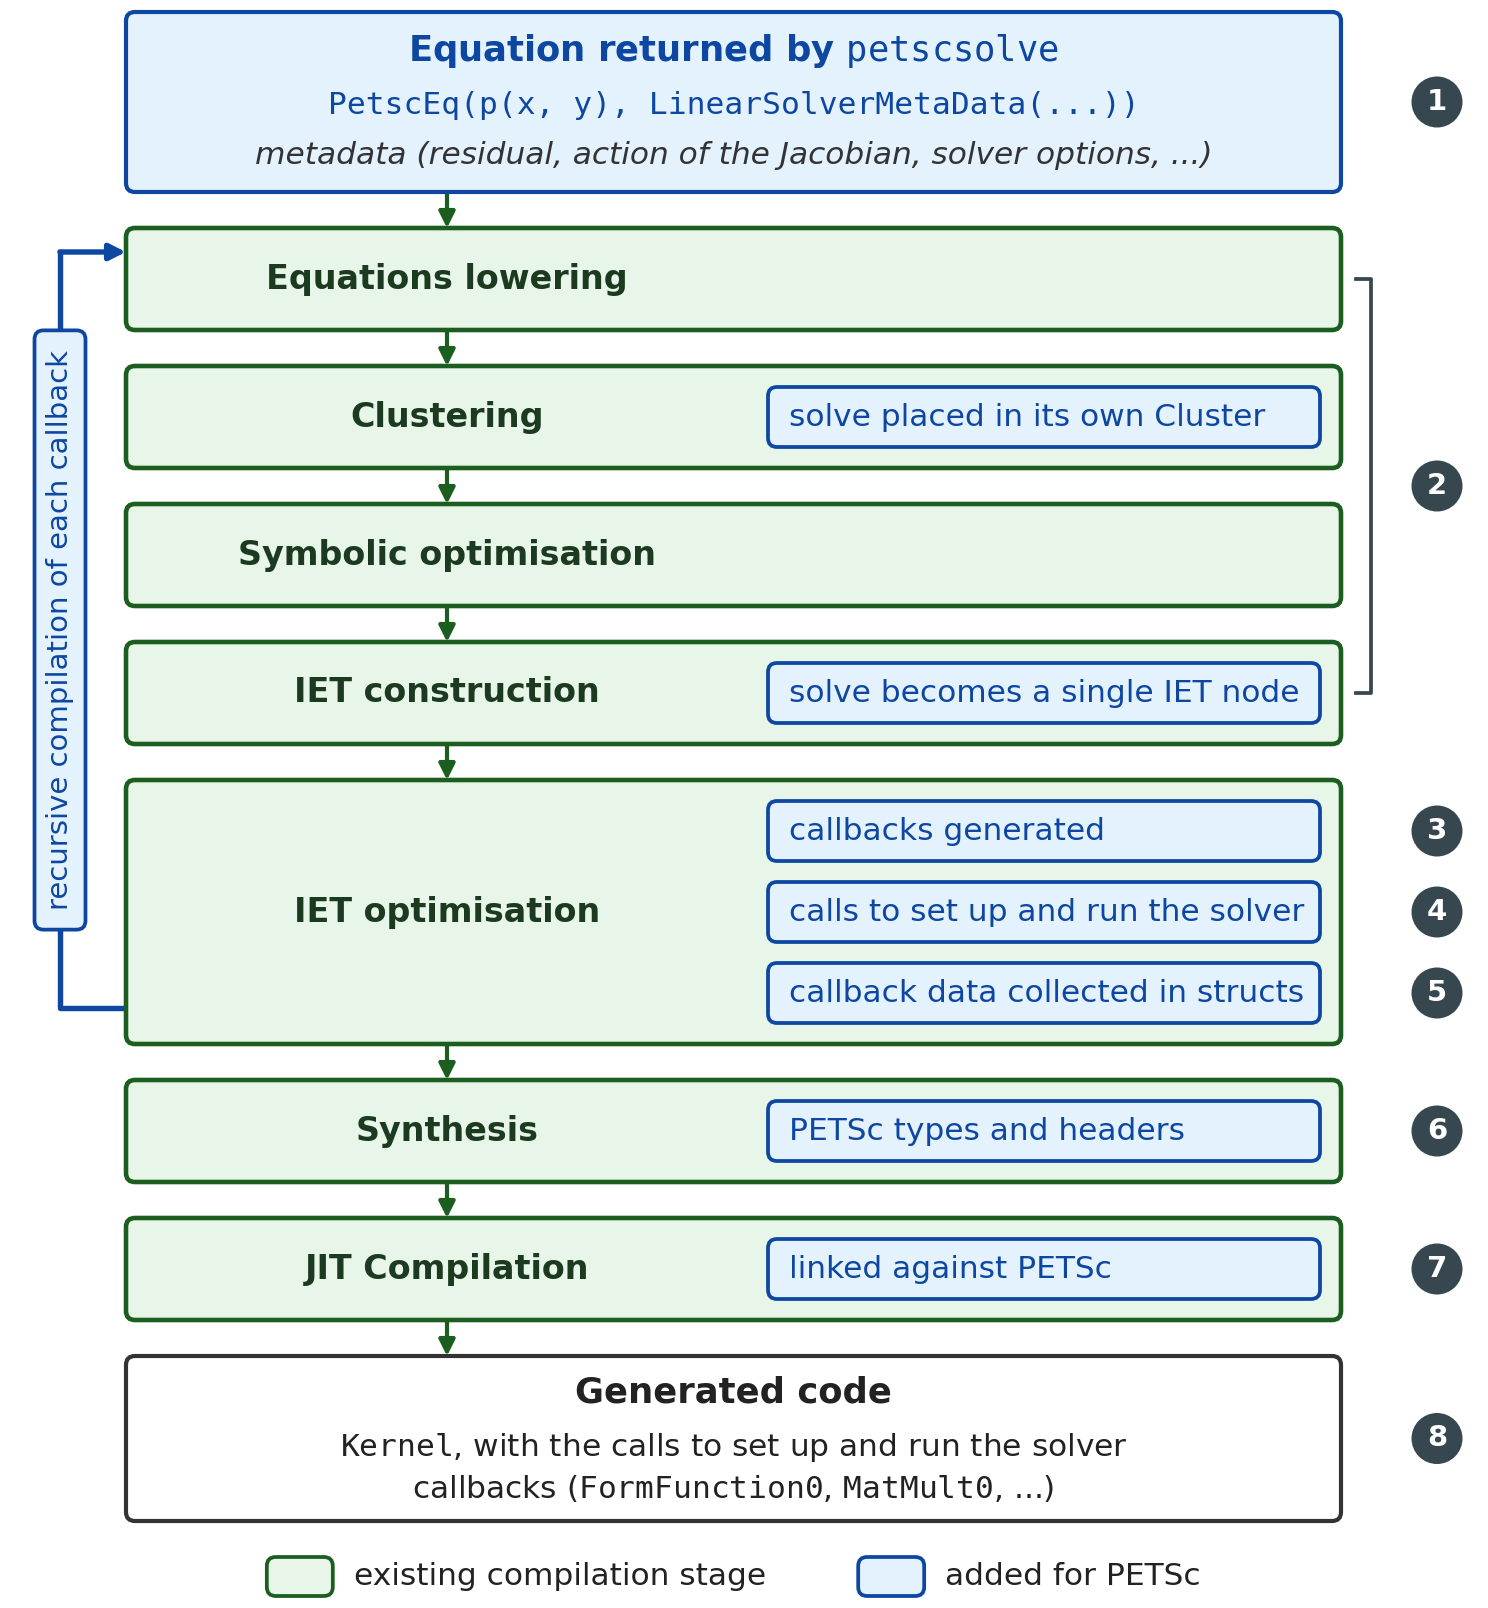

Reproduce this figure in Python.
from pathlib import Path

import matplotlib.pyplot as plt
from matplotlib.patches import Circle, FancyBboxPatch

# Existing stages, as in devito_compiler.py
DARK_GREEN = "#1B5E20"
FILL_GREEN = "#E8F5E9"
TEXT_DARK = "#1B3A1F"
# What the PETSc code generation adds
DARK_BLUE = "#0D47A1"
FILL_BLUE = "#E3F2FD"
NAV = "#37474F"

STAGES = [
    "Equations lowering",
    "Clustering",
    "Symbolic optimisation",
    "IET construction",
    "IET optimisation",
    "Synthesis",
    "JIT Compilation",
]
IET_OPT = 4

W = 4.96
card_x, card_r = 0.42, 4.47
card_w = card_r - card_x

m = 0.07
h_add, add_w = 0.20, 1.84
add_x = card_r - m - add_w
name_cx = (card_x + add_x) / 2
h_card, h_tall, gap = h_add + 2 * m, 3 * h_add + 4 * m, 0.12
h_in, h_out = 0.60, 0.55
pad = 0.07

mx = W - 0.17
bx = card_r + 0.10

# Vertical layout, top to bottom, with y = 0 at the top
y_in = -0.04 - h_in
rows = []
y = y_in - gap
for i, _ in enumerate(STAGES):
    h = h_tall if i == IET_OPT else h_card
    rows.append((y - h, h))
    y -= h + gap
y_out = y - h_out

h_sw = 0.13
y_key = y_out - 0.12 - h_sw / 2
H = -(y_key - h_sw / 2 - 0.04)

fig = plt.figure(figsize=(W, H))
ax = fig.add_axes([0, 0, 1, 1])
ax.set_xlim(0, W)
ax.set_ylim(-H, 0)
ax.axis("off")

contained = []


def box(x, y0, w, h, edge, face, lw=1.0, z=3):
    ax.add_patch(FancyBboxPatch(
        (x, y0), w, h, boxstyle="round,pad=0,rounding_size=0.03",
        linewidth=lw, edgecolor=edge, facecolor=face, zorder=z,
    ))


def text(x, y0, s, bounds, **kwargs):
    t = ax.text(x, y0, s, va="center", zorder=5, **kwargs)
    contained.append((t, bounds))
    return t


def marker(y0, n):
    ax.add_patch(Circle((mx, y0), 0.085, facecolor=NAV, edgecolor="none", zorder=6))
    ax.text(mx, y0, str(n), ha="center", va="center", fontsize=7, fontweight="bold",
            color="white", zorder=7)


def bracket(y_top, y_bot):
    ax.plot([bx - 0.05, bx, bx, bx - 0.05], [y_top, y_top, y_bot, y_bot],
            color=NAV, lw=0.9, zorder=2)
    return (y_top + y_bot) / 2


def arrow(x0, y0, x1, y1, color=DARK_GREEN, lw=1.0):
    ax.annotate("", xy=(x1, y1), xytext=(x0, y0), zorder=2, arrowprops=dict(
        arrowstyle="-|>", color=color, lw=lw, mutation_scale=8, shrinkA=0, shrinkB=0))


def addition(y0, h, lines):
    """What the PETSc code generation adds to a stage, inside its card."""
    box(add_x, y0, add_w, h, DARK_BLUE, FILL_BLUE, lw=0.9, z=4)
    bounds = (add_x, y0, add_x + add_w, y0 + h)
    n = len(lines)
    ys = [y0 + h / 2] if n == 1 else [y0 + h - 0.11 - k * (h - 0.22) / (n - 1) for k in range(n)]
    for s, yk in zip(lines, ys):
        text(add_x + pad, yk, s, bounds, ha="left", fontsize=7.5, color=DARK_BLUE)
    return ys


# Input, the equation returned by petscsolve (marker 1)
cx = card_x + card_w / 2
b_in = (card_x, y_in, card_r, y_in + h_in)
box(card_x, y_in, card_w, h_in, DARK_BLUE, FILL_BLUE)
text(cx, y_in + h_in - 0.13, r"Equation returned by $\mathtt{petscsolve}$", b_in, ha="center",
     fontsize=8.5, fontweight="bold", color=DARK_BLUE)
text(cx, y_in + h_in / 2 - 0.01, "PetscEq(p(x, y), LinearSolverMetaData(...))", b_in,
     ha="center", fontsize=7.5, family="monospace", color=DARK_BLUE)
text(cx, y_in + 0.12, "metadata (residual, action of the Jacobian, solver options, ...)", b_in,
     ha="center", fontsize=7.5, style="italic", color="#333333")
marker(y_in + h_in / 2, 1)

# The stages of the Operator, as in devito_compiler.py
for i, (title, (y0, h)) in enumerate(zip(STAGES, rows)):
    box(card_x, y0, card_w, h, DARK_GREEN, FILL_GREEN, lw=1.1)
    text(name_cx, y0 + h / 2, title, (card_x, y0, add_x, y0 + h), ha="center",
         fontsize=8, fontweight="bold", color=TEXT_DARK)
    top = y_in if i == 0 else rows[i - 1][0]
    arrow(name_cx, top, name_cx, y0 + h)
arrow(name_cx, rows[-1][0], name_cx, y_out + h_out)

# What the PETSc code generation adds to each stage
(y1, h1), (y2, h2), (y3, h3), (y4, h4), (y5, h5), (y6, h6), (y7, h7) = rows
addition(y2 + m, h2 - 2 * m, ["solve placed in its own Cluster"])
addition(y4 + m, h4 - 2 * m, ["solve becomes a single IET node"])
# IET optimisation has one addition per marker
hB = h_add
yA = y5 + h5 - m - hB
marker(addition(yA, hB, ["callbacks generated"])[0], 3)
marker(addition(yA - m - hB, hB, ["calls to set up and run the solver"])[0], 4)
yB = y5 + m
marker(addition(yB, hB, ["callback data collected in structs"])[0], 5)
assert abs((yA - m - hB) - (yB + hB + m)) < 1e-9, "IET optimisation additions"
marker(addition(y6 + m, h6 - 2 * m, ["PETSc types and headers"])[0], 6)
marker(addition(y7 + m, h7 - 2 * m, ["linked against PETSc"])[0], 7)

# Marker 2 spans equations lowering to IET construction
marker(bracket(y1 + h1 / 2, y4 + h4 / 2), 2)

# Recursive compilation of the callbacks
lx = 0.20
y_start = y5 + 0.12
y_end = y1 + h1 - 0.08
ax.plot([card_x, lx, lx], [y_start, y_start, y_end], color=DARK_BLUE, lw=1.3, zorder=2)
arrow(lx, y_end, card_x, y_end, color=DARK_BLUE, lw=1.3)

y_mid = (y_start + y_end) / 2
loop_label = ax.text(lx, y_mid, "recursive compilation of each callback", rotation=90,
                     ha="center", va="center", fontsize=7, color=DARK_BLUE, zorder=5)
fig.canvas.draw()
(_, b0), (_, b1) = ax.transData.inverted().transform(
    loop_label.get_window_extent().get_points())
lb_w, lb_h = 0.17, (b1 - b0) + 0.12
box(lx - lb_w / 2, y_mid - lb_h / 2, lb_w, lb_h, DARK_BLUE, FILL_BLUE, lw=0.9)

# Output, the generated code (marker 8)
b_out = (card_x, y_out, card_r, y_out + h_out)
box(card_x, y_out, card_w, h_out, "#333333", "white")
text(cx, y_out + h_out - 0.12, "Generated code", b_out, ha="center", fontsize=8.5,
     fontweight="bold", color="#222222")
text(cx, y_out + h_out / 2 - 0.03, r"$\mathtt{Kernel}$, with the calls to set up and run the solver", b_out,
     ha="center", fontsize=7.5, color="#222222")
text(cx, y_out + 0.11, r"callbacks ($\mathtt{FormFunction0}$, $\mathtt{MatMult0}$, ...)", b_out,
     ha="center", fontsize=7.5, color="#222222")
marker(y_out + h_out / 2, 8)

# Key
entries = [(DARK_GREEN, FILL_GREEN, "existing compilation stage"),
           (DARK_BLUE, FILL_BLUE, "added for PETSc")]
sw_w, sw_gap, entry_gap = 0.22, 0.07, 0.30
labels = [ax.text(0, y_key, s, ha="left", va="center", fontsize=7.5, color="#222222", zorder=5)
          for _, _, s in entries]
fig.canvas.draw()
widths = []
for t in labels:
    (a0, _), (a1, _) = ax.transData.inverted().transform(t.get_window_extent().get_points())
    widths.append(a1 - a0)
total = sum(sw_w + sw_gap + w for w in widths) + entry_gap * (len(entries) - 1)
x = cx - total / 2
for (edge, face, _), t, w in zip(entries, labels, widths):
    box(x, y_key - h_sw / 2, sw_w, h_sw, edge, face, lw=0.9)
    t.set_x(x + sw_w + sw_gap)
    x += sw_w + sw_gap + w + entry_gap
assert cx - total / 2 > card_x and cx + total / 2 < card_r, "key width"

fig.canvas.draw()
inv = ax.transData.inverted()
for t, (x0, y0, x1, y1) in contained:
    (a0, b0), (a1, b1) = inv.transform(t.get_window_extent().get_points())
    assert a0 >= x0 + 0.02 and a1 <= x1 - 0.02 and b0 >= y0 and b1 <= y1, t.get_text()
assert y_mid - lb_h / 2 > y_start + 0.05 and y_mid + lb_h / 2 < y_end - 0.05, "loop label box"

out_path = Path(__file__).with_suffix(".png")
plt.savefig(out_path, dpi=300, facecolor="white")
print(f"Saved {out_path}")
